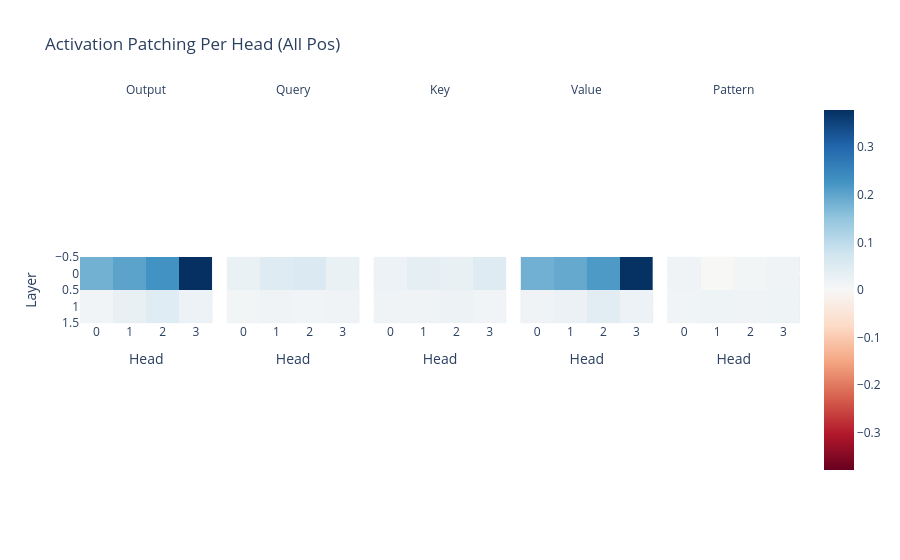

The notebook cell saved with this chart:
### Markdown cell above
### 3. Decomposed Attention Head Patching

### Code cell
act_patch_attn_head_all_pos_every = patching.get_act_patch_attn_head_all_pos_every(
    model, corrupt_tokens.to(device), clean_cache, partial(
        logit_diff_metric, answer_tokens=answer_tokens, corrupted_logit_diff=corrupted_logit_diff,
        clean_logit_diff=clean_logit_diff
    )
)

imshow(
    act_patch_attn_head_all_pos_every,
    facet_col=0,
    facet_labels=["Output", "Query", "Key", "Value", "Pattern"],
    title="Activation Patching Per Head (All Pos)",
    labels={"x": "Head", "y": "Layer"},
)

### Figure 1 — Plotly figure (JSON) as saved in the notebook; plotly's stock layout.template omitted (floating-point values rounded to 4 significant figures)
{"data": [{"coloraxis": "coloraxis", "hovertemplate": "Head: %{x}<br>Layer: %{y}<br>color: %{z}<extra></extra>", "name": "0", "type": "heatmap", "xaxis": "x", "yaxis": "y", "z": [[0.1813, 0.2026, 0.2286, 0.3783], [0.01265, 0.02771, 0.0461, 0.0215]]}, {"coloraxis": "coloraxis", "hovertemplate": "Head: %{x}<br>Layer: %{y}<br>color: %{z}<extra></extra>", "name": "1", "type": "heatmap", "xaxis": "x2", "yaxis": "y2", "z": [[0.02617, 0.05018, 0.0562, 0.02545], [0.009593, 0.01686, 0.01426, 0.01595]]}, {"coloraxis": "coloraxis", "hovertemplate": "Head: %{x}<br>Layer: %{y}<br>color: %{z}<extra></extra>", "name": "2", "type": "heatmap", "xaxis": "x3", "yaxis": "y3", "z": [[0.02141, 0.03789, 0.0304, 0.04848], [0.01606, 0.01543, 0.01974, 0.01274]]}, {"coloraxis": "coloraxis", "hovertemplate": "Head: %{x}<br>Layer: %{y}<br>color: %{z}<extra></extra>", "name": "3", "type": "heatmap", "xaxis": "x4", "yaxis": "y4", "z": [[0.1834, 0.1936, 0.217, 0.3767], [0.01484, 0.02341, 0.04428, 0.02247]]}, {"coloraxis": "coloraxis", "hovertemplate": "Head: %{x}<br>Layer: %{y}<br>color: %{z}<extra></extra>", "name": "4", "type": "heatmap", "xaxis": "x5", "yaxis": "y5", "z": [[0.01649, -0.001038, 0.01033, 0.01567], [0.01393, 0.01857, 0.01484, 0.01755]]}], "layout": {"annotations": [{"font": {}, "showarrow": false, "text": "Output", "x": 0.092, "xanchor": "center", "xref": "paper", "y": 1, "yanchor": "bottom", "yref": "paper"}, {"font": {}, "showarrow": false, "text": "Query", "x": 0.296, "xanchor": "center", "xref": "paper", "y": 1, "yanchor": "bottom", "yref": "paper"}, {"font": {}, "showarrow": false, "text": "Key", "x": 0.5, "xanchor": "center", "xref": "paper", "y": 1, "yanchor": "bottom", "yref": "paper"}, {"font": {}, "showarrow": false, "text": "Value", "x": 0.704, "xanchor": "center", "xref": "paper", "y": 1, "yanchor": "bottom", "yref": "paper"}, {"font": {}, "showarrow": false, "text": "Pattern", "x": 0.908, "xanchor": "center", "xref": "paper", "y": 1, "yanchor": "bottom", "yref": "paper"}], "coloraxis": {"cmid": 0, "colorscale": [[0, "rgb(103,0,31)"], [0.1, "rgb(178,24,43)"], [0.2, "rgb(214,96,77)"], [0.3, "rgb(244,165,130)"], [0.4, "rgb(253,219,199)"], [0.5, "rgb(247,247,247)"], [0.6, "rgb(209,229,240)"], [0.7, "rgb(146,197,222)"], [0.8, "rgb(67,147,195)"], [0.9, "rgb(33,102,172)"], [1, "rgb(5,48,97)"]]}, "title": {"text": "Activation Patching Per Head (All Pos)"}, "xaxis": {"anchor": "y", "constrain": "domain", "domain": [0, 0.184], "scaleanchor": "y", "title": {"text": "Head"}}, "xaxis2": {"anchor": "y2", "domain": [0.204, 0.388], "matches": "x", "title": {"text": "Head"}}, "xaxis3": {"anchor": "y3", "domain": [0.408, 0.592], "matches": "x", "title": {"text": "Head"}}, "xaxis4": {"anchor": "y4", "domain": [0.612, 0.796], "matches": "x", "title": {"text": "Head"}}, "xaxis5": {"anchor": "y5", "domain": [0.816, 1], "matches": "x", "title": {"text": "Head"}}, "yaxis": {"anchor": "x", "autorange": "reversed", "constrain": "domain", "domain": [0, 1], "title": {"text": "Layer"}}, "yaxis2": {"anchor": "x2", "domain": [0, 1], "matches": "y", "showticklabels": false}, "yaxis3": {"anchor": "x3", "domain": [0, 1], "matches": "y", "showticklabels": false}, "yaxis4": {"anchor": "x4", "domain": [0, 1], "matches": "y", "showticklabels": false}, "yaxis5": {"anchor": "x5", "domain": [0, 1], "matches": "y", "showticklabels": false}}}
